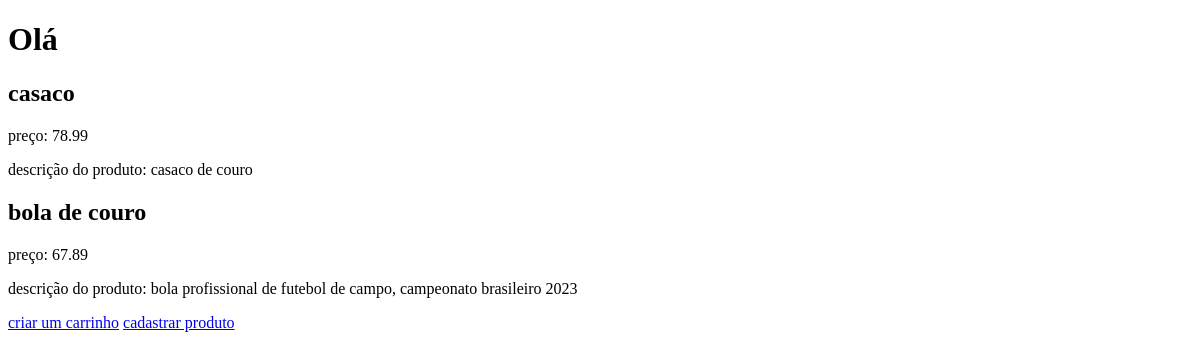
Page /cliente/salvar/ on the earlier database version.
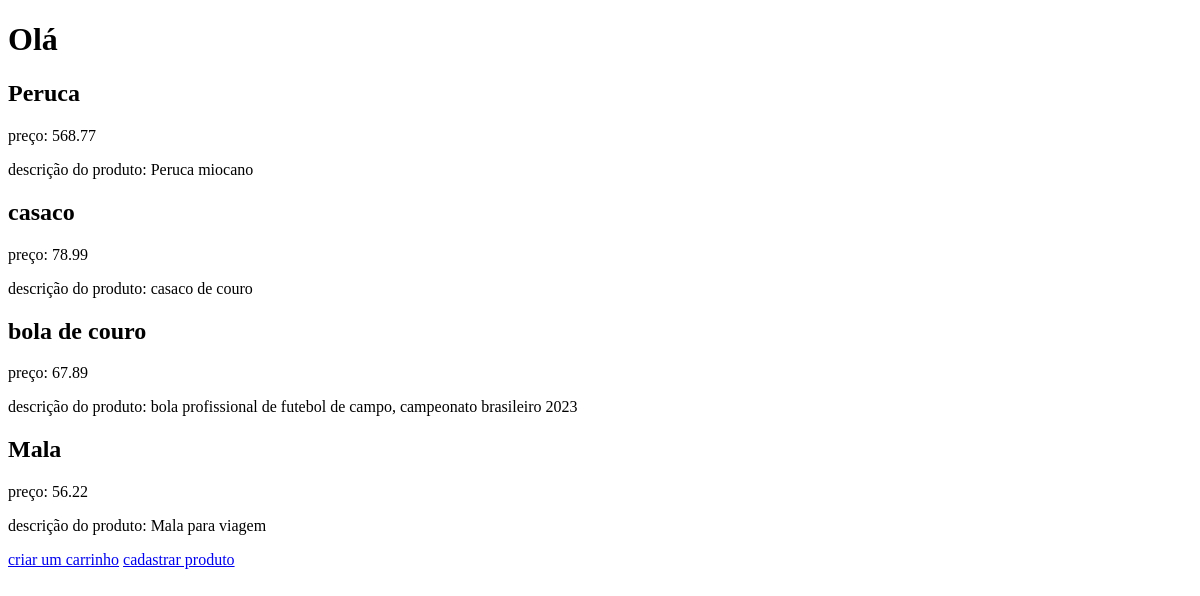
Same page on the later database version.
### produto/models.py (models this page shows, shortened)
class Produto(models.Model):
  codigo = models.IntegerField(primary_key=True)
  nome = models.CharField(max_length=200)
  price = models.DecimalField(max_digits=10,decimal_places=2)
  descricao = models.TextField()

### cliente/views.py (the view, shortened to what this page needs)
# urls.py: path('salvar/', views.save, name="save"),
def save(request):
  produtos = Produto.objects.all()
  if request.method == "GET":
    return render(request, "cliente/home.html", {
      "produtos": produtos,
    })

### cliente/templates/cliente/home.html (shortened to what this page needs)
<!DOCTYPE html>
<html lang="en">
<head>
</head>
<body>
  <h1>Olá {{ cliente.nome }}</h1>
  {% for p in produtos %}
    <div>
      <h2>{{ p.nome }}</h2>
      <p>preço: {{ p.price }}</p>
      <p>descrição do produto: {{ p.descricao }}</p>
    </div>
  {% endfor %}
  <a href="{% url 'carrinho:create' pk=cliente.pk %}">criar um carrinho</a>
  <a href="{% url 'produto:index' %}">cadastrar produto</a>
</body>
</html>

Differences in the rows shown:
added Produto: nome "Peruca", price "568.77", descricao "Peruca miocano"
added Produto: nome "Mala", price "56.22", descricao "Mala para viagem"
